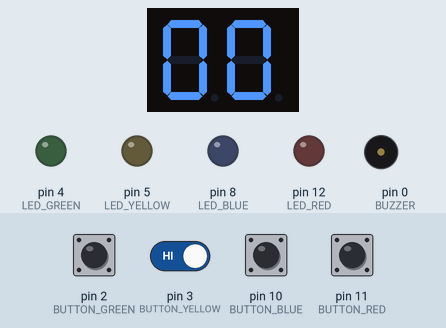
Recording of a sketch running on a simulated Arduino Nano, built with avr-gcc and run on an emulated ATmega328P. On the bench: 2-digit seven-segment display, output pins drawn as LEDs (lit = HIGH), buzzer (waves = sounding). Wiring (inferred from the names in the program): 2-digit 7-segment display, segments lit when HIGH: segments pin 9, pin 7, A5, A3, A4, A1, A2; digit selects pin 13, pin 6. Dashed ring = blinking. Inputs (shaded band) come from the test bench; at power-on: pin 2 (BUTTON_GREEN), pin 3 (BUTTON_YELLOW), pin 10 (BUTTON_BLUE), pin 11 (BUTTON_RED) HIGH. Random numbers use the default seed unless the sketch sets one; the segment pins are drawn as the display they are named for; pins used as bus, display or sensor lines are not drawn.

Above: at 3.2 s.
3.3 s: pin 11 (BUTTON_RED) pulled LOW for 0.15 s
At 5.53 s:
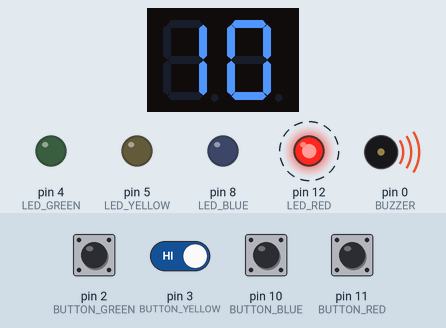
6.4 s: pin 2 (BUTTON_GREEN) pulled LOW for 1 s
At 8.5 s:
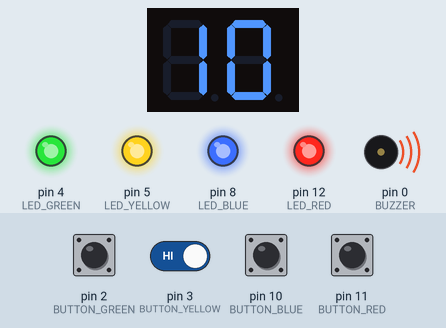
11.0 s: pin 2 (BUTTON_GREEN) driven LOW and pin 3 (BUTTON_YELLOW) driven LOW
At 18.0 s:
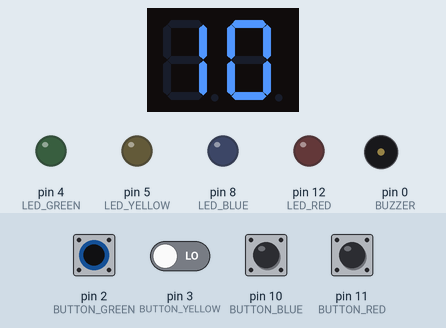
Timing chart, 0 to 21.6 s (numbered marks = the images above; inputs shaded):
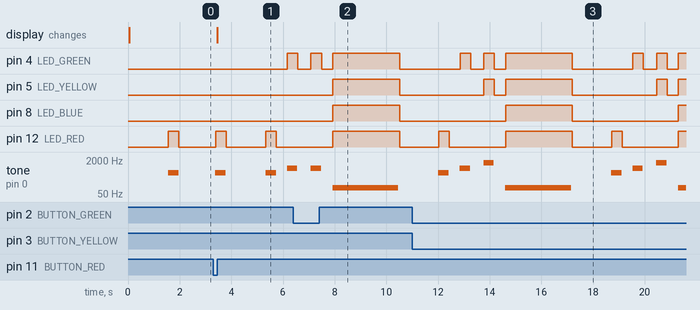

The sketch:

Electronic-Memory-Game.ino
```cpp
// (licence header left out)
#include "Definitions.h"
#include "Debug.h"
#include "Utilities.h"
#include "Display_2d.h"
#include "MessagesHelper.h"

void setup() {

  #if DEBUG
  Serial.begin(9600);
  #endif

  pinMode(DISPLAY_DIGIT_1, OUTPUT); // left digit
  pinMode(DISPLAY_DIGIT_0, OUTPUT); // right digit

  pinMode(DISPLAY_LED_A, OUTPUT);
  pinMode(DISPLAY_LED_B, OUTPUT);
  pinMode(DISPLAY_LED_C, OUTPUT);
  pinMode(DISPLAY_LED_D, OUTPUT);
  pinMode(DISPLAY_LED_E, OUTPUT);
  pinMode(DISPLAY_LED_F, OUTPUT);
  pinMode(DISPLAY_LED_G, OUTPUT);

  pinMode(LED_RED, OUTPUT);
  pinMode(LED_BLUE, OUTPUT);
  pinMode(LED_YELLOW, OUTPUT);
  pinMode(LED_GREEN, OUTPUT);
  pinMode(BUTTON_RED, INPUT_PULLUP);
  pinMode(BUTTON_BLUE, INPUT_PULLUP);
  pinMode(BUTTON_YELLOW, INPUT_PULLUP);
  pinMode(BUTTON_GREEN, INPUT_PULLUP);

  pinMode(BUZZER, OUTPUT);

  // get some noise value from A0
  randomSeed(analogRead(RANDOM_NOISE));
}

void loop() {

  runCommands();                // run generated commands
  updateDisplay(currentLevel);  // update display & move to next digit

  // game control
  if (gameMode == eGameMode::STARTING && noPendingCommands()) {
    initializeMessage();
  }
  else if (gameMode == eGameMode::SEQUENCE_MODE && noPendingCommands()) {
    sequenceMessage();
  }
  else if (gameMode == eGameMode::PLAYER_MODE && noPendingCommands()) {
    stInput input = checkInput();
    if (input.hasData && !debounced)      { debounceMessage(); }
    else if (input.hasData && debounced)  { processInputMessage(input); }
  }
  else if (gameMode == eGameMode::WRONG_INPUT && noPendingCommands()) {
    wrongInputMessage();
  }
  else if (gameMode == eGameMode::ENDING && noPendingCommands()) {
    endingMessage();
  }

  delay(10);
}

stInput checkInput() {

  bool redButton = !digitalRead(BUTTON_RED);
  bool blueButton = !digitalRead(BUTTON_BLUE);
  bool yellowButton = !digitalRead(BUTTON_YELLOW);
  bool greenButton = !digitalRead(BUTTON_GREEN);

  stInput input;
  input.hasData = redButton || blueButton || yellowButton || greenButton;
  input.redButton = redButton;
  input.blueButton = blueButton;
  input.yellowButton = yellowButton;
  input.greenButton = greenButton;

  return input;
}
```

Commands.h
```cpp
#ifndef COMMANDS_H
#define COMMANDS_H

// functions declaration
void buildRandomColorSequence();
byte getPlayerSequencePosition();
void clearPlayerSequence();


void initializeCommand() {

  currentLevel = 0;           // zero based
  clearPlayerSequence();      // clear player sequence
  buildRandomColorSequence(); // build a new random colore sequence
  // clearCommands();         // clear commands queue

  #if DEBUG
  sizeofCommandStruct();
  debugColorArrays();
  #endif
}

void gameModeCommand(eGameMode newGameMode) {
  gameMode = newGameMode;
}

void waitOperationCommand() {
  // the delay part is done by CommandsManager

  digitalWrite(LED_RED, LOW);
  digitalWrite(LED_BLUE, LOW);
  digitalWrite(LED_YELLOW, LOW);
  digitalWrite(LED_GREEN, LOW);
}

void debounceFlagCommand() {
  debounced = true;
}

void buttonPressedCommand(byte packedInput) { // stInput input
  debounced = false;
  stInput input = unpackInput(packedInput);

  // display pressed button
  digitalWrite(LED_RED, input.redButton);
  digitalWrite(LED_BLUE, input.blueButton);
  digitalWrite(LED_YELLOW, input.yellowButton);
  digitalWrite(LED_GREEN, input.greenButton);

  #if DEBUG
  debugColorArrays();
  #endif

  // basic validations
  byte sumButtons = input.redButton + input.blueButton + input.yellowButton + input.greenButton;
  if (sumButtons == 0) { return; }  // no buttom pressed (teorically unreachable)
  if (sumButtons >= 2) { gameMode = eGameMode::WRONG_INPUT; return; }  // more that a single buttom pressed

  // wrong buttom pressed validation
  byte playerPosition = getPlayerSequencePosition();
  eColor currentColor = (eColor)colorSequence[playerPosition];

  if (input.redButton && currentColor != eColor::RED || input.blueButton && currentColor != eColor::BLUE ||
      input.yellowButton && currentColor != eColor::YELLOW || input.greenButton && currentColor != eColor::GREEN) {
    clearPlayerSequence();
    gameMode = eGameMode::WRONG_INPUT; return;
  }

  // save color on player sequence
  playerSequence[playerPosition] = currentColor;

  // check increment of current level & change to sequence mode
  if (playerPosition == currentLevel) {
    currentLevel++;
    clearPlayerSequence();
    gameMode = eGameMode::SEQUENCE_MODE;
  }

  // check game completed
  if (currentLevel == GAME_LEVELS) {
    gameMode = eGameMode::ENDING;
  }
}

void showColorCommand(eColor color) {

  digitalWrite(LED_RED, LOW);
  digitalWrite(LED_BLUE, LOW);
  digitalWrite(LED_YELLOW, LOW);
  digitalWrite(LED_GREEN, LOW);

  switch(color) {
    case eColor::RED:     digitalWrite(LED_RED, HIGH);    break;
    case eColor::BLUE:    digitalWrite(LED_BLUE, HIGH);   break;
    case eColor::YELLOW:  digitalWrite(LED_YELLOW, HIGH); break;
    case eColor::GREEN:   digitalWrite(LED_GREEN, HIGH);  break;
  }
}

void toneCommand(byte frecuency, byte duration) {

  tone(BUZZER, frecuency * FRECUENCY_FACTOR, duration * DURATION_FACTOR);
}

void wrongInputCommand() {

  digitalWrite(LED_RED, HIGH);
  digitalWrite(LED_BLUE, HIGH);
  digitalWrite(LED_YELLOW, HIGH);
  digitalWrite(LED_GREEN, HIGH);
}

// auxiliar functions
void buildRandomColorSequence() {

  for (byte i = 0; i < GAME_LEVELS; i++)
    colorSequence[i] = (eColor)random(1, 5);
}

byte getPlayerSequencePosition() {

  for (byte i = 0; i < GAME_LEVELS; i++)
    if (playerSequence[i] == eColor::NONE) { return i; }
  return 0;
}

void clearPlayerSequence() {

  for (byte i = 0; i < GAME_LEVELS; i++) {
    playerSequence[i] = eColor::NONE;
  }
}

#endif
```

CommandsManager.h
```cpp
#include "Commands.h"
#include "Queue.h"

#ifndef COMMANDS_MANAGER_H
#define COMMANDS_MANAGER_H

Queue _queue;

bool _commandRunning = false;
unsigned long int _currentMillis;
unsigned long int _commandEndMillis;

void enqueueCommand(stCommand command)
{
  _queue.push(command);
}

bool runCommands()
{
  _currentMillis = millis();
  if (_commandRunning == true && _currentMillis < _commandEndMillis) { return false; }
  if (_commandRunning == true && _currentMillis >= _commandEndMillis) { _commandRunning = false; }
  if (_queue.count() == 0) { return false; }

  // pop a pending command from queue
  stCommand command = _queue.pop();

  _commandRunning = true;
  _commandEndMillis = _currentMillis + (byte)command.wait * DURATION_FACTOR;

  switch(command.cmdType) {
    case eCmdType::INIT:      initializeCommand();                  break;
    case eCmdType::GAME_MODE: gameModeCommand(command.gameMode);    break;
    case eCmdType::WAIT:      waitOperationCommand();               break;
    case eCmdType::DEBOUNCE:  debounceFlagCommand();                break;
    case eCmdType::BUTTON:    buttonPressedCommand(command.input);  break;
    case eCmdType::LED:       showColorCommand(command.color);      break;
    case eCmdType::BEEP:      toneCommand(command.buzzer.frecuency, command.buzzer.duration); break;
    case eCmdType::WRONG:     wrongInputCommand();                  break;
  }

  return true;
}

bool noPendingCommands() {
  return (_queue.count() + _commandRunning == 0) ? true : false;
}

byte countCommands() {
  return _queue.count();
}

void clearCommands() {
  _queue.clear();
}

#endif
```

Debug.h
```cpp
#ifndef DEBUG_H
#define DEBUG_H

// enable/disable debuging
#define DEBUG       false


#if DEBUG
void sizeofCommandStruct() {

  Serial.print("sizeof(stCommand): ");
  Serial.println(sizeof(stCommand));
}
#endif

#if DEBUG
void debugColorArrays() {
  String message;

  message = "colorSequence: ";
  for (byte i = 0; i < GAME_LEVELS - 1; i++) {
    message += (byte)colorSequence[i];
    message += ", ";
  }
  message += (byte)colorSequence[GAME_LEVELS - 1];
  Serial.println(message);

  message = "playerSequence: ";
  for (byte i = 0; i < GAME_LEVELS - 1; i++) {
    message += (byte)playerSequence[i];
    message += ", ";
  }
  message += (byte)playerSequence[GAME_LEVELS - 1];
  Serial.println(message);
}
#endif

#endif
```

Definitions.h
```cpp
#ifndef DEFINITIONS_H
#define DEFINITIONS_H

// digit-selector & display 7-segment pins
#define DISPLAY_DIGIT_1 6   // left digit
#define DISPLAY_DIGIT_0 13  // right digit

#define DISPLAY_LED_A   9
#define DISPLAY_LED_B   7
#define DISPLAY_LED_C   A5
#define DISPLAY_LED_D   A3
#define DISPLAY_LED_E   A4
#define DISPLAY_LED_F   A1
#define DISPLAY_LED_G   A2

// LEDs, bottons & other pins
#define LED_RED         12
#define LED_BLUE        8
#define LED_YELLOW      5
#define LED_GREEN       4
#define BUTTON_RED      11
#define BUTTON_BLUE     10
#define BUTTON_YELLOW   3
#define BUTTON_GREEN    2

#define BUZZER          0
#define RANDOM_NOISE    A0

// misc
#define GAME_LEVELS     50  // less than 600 free bytes of dynamic memory turns into a stack overflow
#define QUEUE_SIZE      155 // GAME_LEVELS * 3 + 5

#define FRECUENCY_FACTOR  10
#define DURATION_FACTOR   10

// enums
enum class eGameMode : byte { NONE = 0, STARTING = 1, SEQUENCE_MODE = 2, PLAYER_MODE = 3, WRONG_INPUT = 4, ENDING = 5 };

enum class eCmdType : byte { INIT = 0, GAME_MODE = 1, WAIT = 2, DEBOUNCE = 3, BUTTON = 4, LED = 5, BEEP = 6, WRONG = 7, END = 8 };
enum class eWait : byte { ZERO = 0, DEBOUNCE = 5, ANIM_HALF = 20, ANIM_FULL = 40, START = 150, WRONG = 255 }; // values x 10
enum class eColor : byte { NONE = 0, RED = 1, BLUE = 2, YELLOW = 3, GREEN = 4 };

enum class eToneFrecuency : byte { WRONG = 10, RED = 50, BLUE = 60, YELLOW = 70, GREEN = 80 };  // values x 10
enum class eToneDuration : byte { ANIM_HALF = 20, ANIM_FULL = 40, WRONG = 255, END = 255 };     // values x 10

// data structures
struct stInput { bool hasData; bool redButton; bool blueButton; bool yellowButton; bool greenButton; };
struct stBuzzer { byte frecuency; byte duration; };
struct stCommand { eCmdType cmdType; eWait wait; eGameMode gameMode; byte input; eColor color; stBuzzer buzzer; };

// variables
bool debounced;
byte currentLevel;
eGameMode gameMode = eGameMode::STARTING;
eColor colorSequence[GAME_LEVELS];
eColor playerSequence[GAME_LEVELS];

// aux variables
byte emptyInput;
stBuzzer emptyBuzzer;

#endif
```

Display_2d.h
```cpp
#ifndef DISPLAY_7S_2D_H
#define DISPLAY_7S_2D_H

byte currentDigit;
byte maskedBits;

// functions declaration
void displayCharacter(char);
void setLedsByMaskedBits(byte);


void updateDisplay(byte currentLevel) {

  // enable current digit (LOW enable, HIGH disable)
  digitalWrite(DISPLAY_DIGIT_0, (currentDigit == 1) ? LOW : HIGH);  // left digit
  digitalWrite(DISPLAY_DIGIT_1, (currentDigit == 0) ? LOW : HIGH);  // right digit

  // build string to display
  String currentLevelText = (currentLevel < 10) ? "0" + String(currentLevel) : String(currentLevel);
  if (currentLevel == GAME_LEVELS)  { currentLevelText = "--"; }

  // display character for the current digit
  displayCharacter(currentLevelText.charAt(currentDigit));

  // move to next digit (valid range 0-1)
  currentDigit = (++currentDigit) % 2;
}

void displayCharacter(char character) {

  switch(character) {      //.GFEDCBA (1 = ON, 0 = OFF)
    case '0': maskedBits = 0b00111111; break;
    case '1': maskedBits = 0b00000110; break;
    case '2': maskedBits = 0b01011011; break;
    case '3': maskedBits = 0b01001111; break;
    case '4': maskedBits = 0b01100110; break;
    case '5': maskedBits = 0b01101101; break;
    case '6': maskedBits = 0b01111101; break;
    case '7': maskedBits = 0b00000111; break;
    case '8': maskedBits = 0b01111111; break;
    case '9': maskedBits = 0b01100111; break;
    case '-': maskedBits = 0b01000000; break;
    default:  maskedBits = 0b00000000;
  }

  setLedsByMaskedBits(maskedBits);
}

// set individuals leds ON/OFF by mask (format: '.GFEDCBA')
void setLedsByMaskedBits(byte maskedBits) {

  digitalWrite(DISPLAY_LED_A, maskedBits & 1);
  digitalWrite(DISPLAY_LED_B, maskedBits & 2);
  digitalWrite(DISPLAY_LED_C, maskedBits & 4);
  digitalWrite(DISPLAY_LED_D, maskedBits & 8);
  digitalWrite(DISPLAY_LED_E, maskedBits & 16);
  digitalWrite(DISPLAY_LED_F, maskedBits & 32);
  digitalWrite(DISPLAY_LED_G, maskedBits & 64);
}

#endif
```

MessagesHelper.h
```cpp
#include "CommandsManager.h"

#ifndef COMMANDS_HELPER_H
#define COMMANDS_HELPER_H

// functions declaration
stBuzzer buildSound(stInput, eToneDuration);
stBuzzer buildSound(eColor, eToneDuration);
stBuzzer buildSound(eToneFrecuency, eToneDuration);
stBuzzer buildSound(byte, byte);
stCommand buildCommand(eCmdType, eWait, eGameMode, byte, eColor, stBuzzer);


void initializeMessage() {

  enqueueCommand(buildCommand(eCmdType::INIT, eWait::ZERO, eGameMode::NONE, emptyInput, eColor::NONE, emptyBuzzer));
  enqueueCommand(buildCommand(eCmdType::GAME_MODE, eWait::ZERO, eGameMode::SEQUENCE_MODE, emptyInput, eColor::NONE, emptyBuzzer));
}

void createGameModeCommand(eGameMode gameMode) {

  enqueueCommand(buildCommand(eCmdType::GAME_MODE, eWait::ZERO, gameMode, emptyInput, eColor::NONE, emptyBuzzer));
}

void sequenceMessage() {

  enqueueCommand(buildCommand(eCmdType::WAIT, eWait::START, eGameMode::NONE, emptyInput, eColor::NONE, emptyBuzzer));

  for (int i = 0; i <= currentLevel; i++) {
    stBuzzer buzzer = buildSound(colorSequence[i], eToneDuration::ANIM_FULL);
    enqueueCommand(buildCommand(eCmdType::BEEP, eWait::ZERO, eGameMode::NONE, emptyInput, eColor::NONE, buzzer));
    enqueueCommand(buildCommand(eCmdType::LED, eWait::ANIM_FULL, eGameMode::NONE, emptyInput, colorSequence[i], emptyBuzzer));

    enqueueCommand(buildCommand(eCmdType::WAIT, eWait::ANIM_FULL, eGameMode::NONE, emptyInput, eColor::NONE, emptyBuzzer));
  }

  enqueueCommand(buildCommand(eCmdType::GAME_MODE, eWait::ZERO, eGameMode::PLAYER_MODE, emptyInput, eColor::NONE, emptyBuzzer));
}

void debounceMessage() {

  enqueueCommand(buildCommand(eCmdType::WAIT, eWait::DEBOUNCE, eGameMode::NONE, emptyInput, eColor::NONE, emptyBuzzer));
  enqueueCommand(buildCommand(eCmdType::DEBOUNCE, eWait::ZERO, eGameMode::NONE, emptyInput, eColor::NONE, emptyBuzzer));
}

void processInputMessage(stInput input) {

  stBuzzer buzzer = buildSound(input, eToneDuration::ANIM_FULL);
  enqueueCommand(buildCommand(eCmdType::BEEP, eWait::ZERO, eGameMode::NONE, emptyInput, eColor::NONE, buzzer));

  byte packedInput = packInput(input);
  enqueueCommand(buildCommand(eCmdType::BUTTON, eWait::ANIM_FULL, eGameMode::NONE, packedInput, eColor::NONE, emptyBuzzer));

  enqueueCommand(buildCommand(eCmdType::LED, eWait::ZERO, eGameMode::NONE, emptyInput, eColor::NONE, emptyBuzzer));
}

void wrongInputMessage() {

  enqueueCommand(buildCommand(eCmdType::WAIT, eWait::ANIM_FULL, eGameMode::NONE, emptyInput, eColor::NONE, emptyBuzzer));

  stBuzzer buzzer = buildSound(eToneFrecuency::WRONG, eToneDuration::WRONG);
  enqueueCommand(buildCommand(eCmdType::BEEP, eWait::ZERO, eGameMode::NONE, emptyInput, eColor::NONE, buzzer));
  enqueueCommand(buildCommand(eCmdType::WRONG, eWait::WRONG, eGameMode::NONE, emptyInput, eColor::NONE, emptyBuzzer));

  enqueueCommand(buildCommand(eCmdType::GAME_MODE, eWait::ZERO, eGameMode::SEQUENCE_MODE, emptyInput, eColor::NONE, emptyBuzzer));
}

void endingMessage() {
  stBuzzer buzzer;

  enqueueCommand(buildCommand(eCmdType::WAIT, eWait::ANIM_FULL, eGameMode::NONE, emptyInput, eColor::NONE, emptyBuzzer));

  for (int i = 0; i < 7; i++) {
    buzzer = buildSound(eColor::RED, eToneDuration::ANIM_HALF);
    enqueueCommand(buildCommand(eCmdType::BEEP, eWait::ZERO, eGameMode::NONE, emptyInput, eColor::NONE, buzzer));
    enqueueCommand(buildCommand(eCmdType::LED, eWait::ANIM_HALF, eGameMode::NONE, emptyInput, eColor::RED, emptyBuzzer));

    buzzer = buildSound(eColor::BLUE, eToneDuration::ANIM_HALF);
    enqueueCommand(buildCommand(eCmdType::BEEP, eWait::ZERO, eGameMode::NONE, emptyInput, eColor::NONE, buzzer));
    enqueueCommand(buildCommand(eCmdType::LED, eWait::ANIM_HALF, eGameMode::NONE, emptyInput, eColor::BLUE, emptyBuzzer));

    buzzer = buildSound(eColor::YELLOW, eToneDuration::ANIM_HALF);
    enqueueCommand(buildCommand(eCmdType::BEEP, eWait::ZERO, eGameMode::NONE, emptyInput, eColor::NONE, buzzer));
    enqueueCommand(buildCommand(eCmdType::LED, eWait::ANIM_HALF, eGameMode::NONE, emptyInput, eColor::YELLOW, emptyBuzzer));

    buzzer = buildSound(eColor::GREEN, eToneDuration::ANIM_HALF);
    enqueueCommand(buildCommand(eCmdType::BEEP, eWait::ZERO, eGameMode::NONE, emptyInput, eColor::NONE, buzzer));
    enqueueCommand(buildCommand(eCmdType::LED, eWait::ANIM_HALF, eGameMode::NONE, emptyInput, eColor::GREEN, emptyBuzzer));
  }

  enqueueCommand(buildCommand(eCmdType::WAIT, eWait::ANIM_FULL, eGameMode::NONE, emptyInput, eColor::NONE, emptyBuzzer));

  enqueueCommand(buildCommand(eCmdType::INIT, eWait::ZERO, eGameMode::NONE, emptyInput, eColor::NONE, emptyBuzzer));
  enqueueCommand(buildCommand(eCmdType::GAME_MODE, eWait::ZERO, eGameMode::STARTING, emptyInput, eColor::NONE, emptyBuzzer));
}


// auxiliar functions
stBuzzer buildSound(stInput input, eToneDuration duration) {
  byte frecuency = 0;

  if (input.redButton)    { frecuency += (byte)eToneFrecuency::RED; }
  if (input.blueButton)   { frecuency += (byte)eToneFrecuency::BLUE; }
  if (input.yellowButton) { frecuency += (byte)eToneFrecuency::YELLOW; }
  if (input.greenButton)  { frecuency += (byte)eToneFrecuency::GREEN; }

  return buildSound(frecuency, (byte)duration);
}

stBuzzer buildSound(eColor color, eToneDuration duration) {
  byte frecuency = 0;

  if (color == eColor::RED)    { frecuency += (byte)eToneFrecuency::RED; }
  if (color == eColor::BLUE)   { frecuency += (byte)eToneFrecuency::BLUE; }
  if (color == eColor::YELLOW) { frecuency += (byte)eToneFrecuency::YELLOW; }
  if (color == eColor::GREEN)  { frecuency += (byte)eToneFrecuency::GREEN; }

  return buildSound(frecuency, (byte)duration);
}

stBuzzer buildSound(eToneFrecuency frecuency, eToneDuration duration) {
  return buildSound((byte)frecuency, (byte)duration);
}

stBuzzer buildSound(byte frecuency, byte duration) {
  stBuzzer buzzer;
  buzzer.frecuency = frecuency;
  buzzer.duration = duration;
  return buzzer;
}

stCommand buildCommand(eCmdType cmdType, eWait wait, eGameMode gameMode, byte input, eColor color, stBuzzer buzzer) {
  stCommand command;
  command.cmdType = cmdType;
  command.input = input;
  command.color = color;
  command.wait = wait;
  command.gameMode = gameMode;
  command.buzzer = buzzer;
  return command;
}

#endif
```

Source omitted: Queue.h (966 bytes), Utilities.h (784 bytes)

Measured:
- after the input at 3.3 s, pin 4 (LED_GREEN): LOW → HIGH after 2.9 s; pin 12 (LED_RED): alternates HIGH for 0.41 s and LOW for 1.5 s, starting after 0.09 s; tone on pin 0 (BUZZER): plays 500 Hz for 0.40 s, 500 Hz for 0.40 s, 800 Hz for 0.24 s, starting after 0.08 s; the display: changes after 0.16 s (image 1)
- after the input at 6.4 s, pin 5 (LED_YELLOW), pin 8 (LED_BLUE), pin 12 (LED_RED): LOW → HIGH after 1.5 s, → LOW 2.6 s later
- after the input at 11.0 s, pin 5 (LED_YELLOW): goes HIGH 0.41 s, LOW 0.44 s, HIGH 2.6 s, LOW 3.3 s, HIGH 0.41 s, LOW 0.44 s, then HIGH, starting after 2.8 s; pin 8 (LED_BLUE): LOW → HIGH after 3.6 s, → LOW 2.6 s later, → HIGH 4.1 s later
